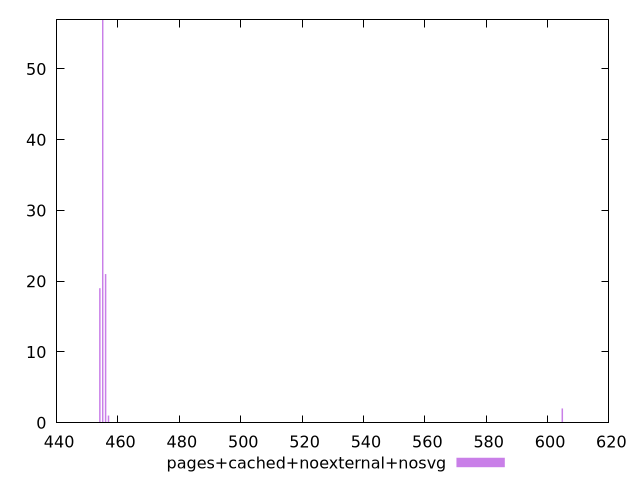

The script that saved this image:
$_pagesCachedNoexternalNosvg <<EOF
455.9640758778999 21
455.0249119728991 57
454.08574806789824 19
456.90323978290076 1
604.8215548205304 2
EOF
set key outside below
set terminal pngcairo
set output "report_00005_2020-11-02T22-26-11.212Z/uses-rel-preload/pages+cached+noexternal+nosvg//raw_hist.png"
set yrange [0:57]
set boxwidth 0.46958195250041185
set style fill transparent solid 0.5 noborder
plot $_pagesCachedNoexternalNosvg title "pages+cached+noexternal+nosvg" with boxes ,